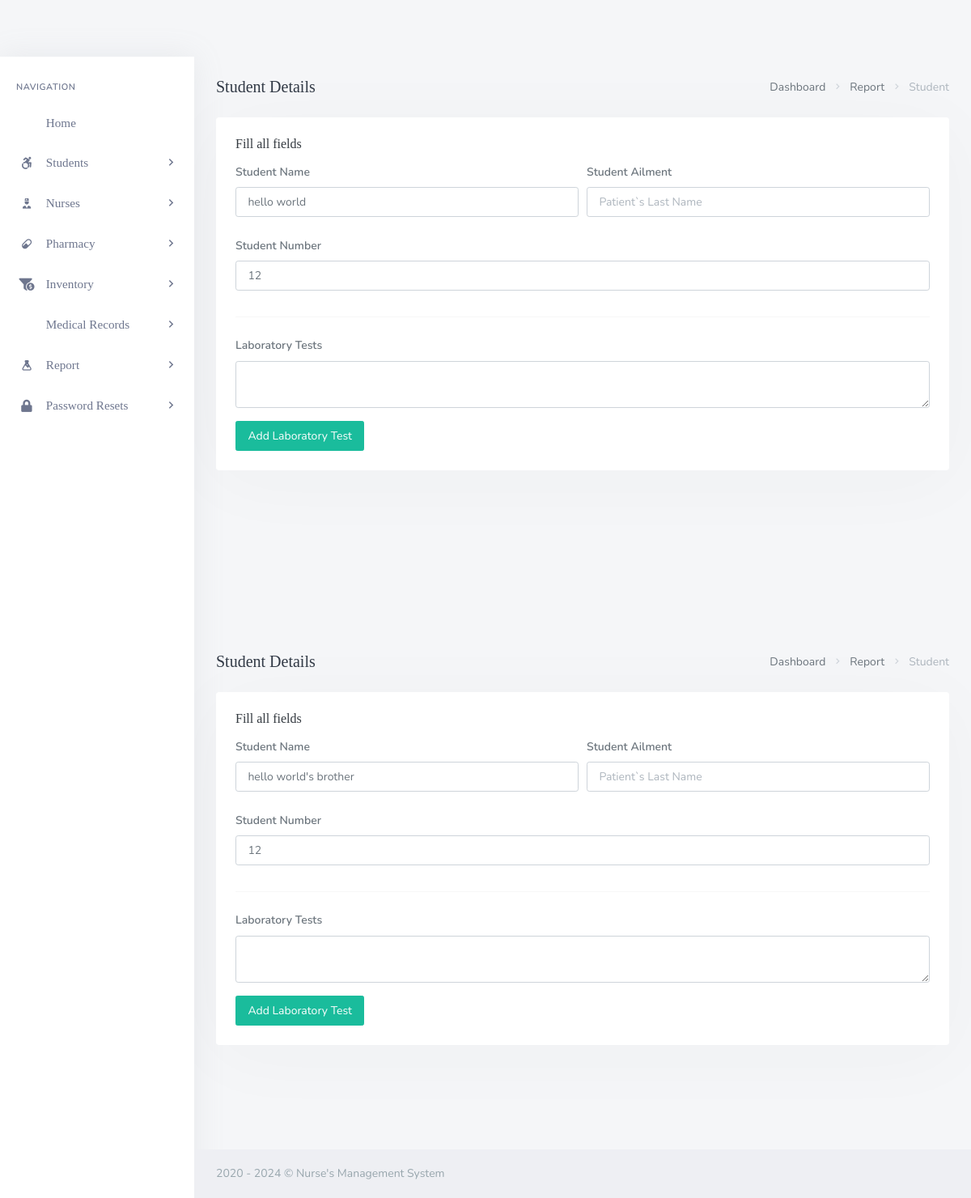
The page /backend/admin/his_admin_add_single_lab_test.php?pat_number=12 on the database its author committed.
### tables this page shows
CREATE TABLE `his_patients` (
  `pat_id` int(20) NOT NULL,
  `pat_fname` varchar(200) DEFAULT NULL,
  `pat_lname` varchar(200) DEFAULT NULL,
  `pat_dob` varchar(200) DEFAULT NULL,
  `pat_age` varchar(200) DEFAULT NULL,
  `pat_number` varchar(200) DEFAULT NULL,
  `pat_addr` varchar(200) DEFAULT NULL,
  `pat_phone` varchar(200) DEFAULT NULL,
  `pat_type` varchar(200) DEFAULT NULL,
  `pat_date_joined` timestamp(6) NOT NULL DEFAULT current_timestamp(6) ON UPDATE current_timestamp(6),
  `pat_ailment` varchar(200) DEFAULT NULL,
  `pat_discharge_status` varchar(200) DEFAULT NULL
);

### backend/admin/his_admin_add_single_lab_test.php (the view, shortened to what this page needs)
<?php
	include('assets/inc/config.php');
?>
<!DOCTYPE html>
<html lang="en">
    <?php include('assets/inc/head.php');?>
    <body>
        <div id="wrapper">
            <?php include("assets/inc/sidebar.php");?>
            <?php
                $pat_number = $_GET['pat_number'];
                $ret="SELECT  * FROM his_patients WHERE pat_number=?";
                $stmt= $mysqli->prepare($ret) ;
                $stmt->bind_param('s',$pat_number);
                $stmt->execute() ;
                $res=$stmt->get_result();
                while($row=$res->fetch_object())
                {
            ?>
                <div class="content-page">
                    <div class="content">
                        <div class="container-fluid">
                            <div class="row">
                                <div class="col-12">
                                    <div class="page-title-box">
                                        <div class="page-title-right">
                                            <ol class="breadcrumb m-0">
                                                <li class="breadcrumb-item"><a href="his_admin_dashboard.php">Dashboard</a></li>
                                                <li class="breadcrumb-item"><a href="javascript: void(0);">Report</a></li>
                                                <li class="breadcrumb-item active">Student</li>
                                            </ol>
                                        </div>
                                        <h4 class="page-title">Student Details</h4>
                                    </div>
                                </div>
                            </div>
                            <div class="row">
                                <div class="col-12">
                                    <div class="card">
                                        <div class="card-body">
                                            <h4 class="header-title">Fill all fields</h4>
                                            <form method="post">
                                                <div class="form-row">
                                                    <div class="form-group col-md-6">
                                                        <label for="inputEmail4" class="col-form-label">Student Name</label>
                                                        <input type="text" required="required" readonly name="lab_pat_name" value="<?php echo $row->pat_fname;?> <?php echo $row->pat_lname;?>" class="form-control" id="inputEmail4" placeholder="Patient's First Name">
                                                    </div>
                                                    <div class="form-group col-md-6">
                                                        <label for="inputPassword4" class="col-form-label">Student Ailment</label>
                                                        <input required="required" type="text" readonly name="lab_pat_ailment" value="<?php echo $row->pat_ailment;?>" class="form-control"  id="inputPassword4" placeholder="Patient`s Last Name">
                                                    </div>
                                                </div>
                                                <div class="form-row">
                                                    <div class="form-group col-md-12">
                                                        <label for="inputEmail4" class="col-form-label">Student Number</label>
                                                        <input type="text" required="required" readonly name="lab_pat_number" value="<?php echo $row->pat_number;?>" class="form-control" id="inputEmail4" placeholder="DD/MM/YYYY">
                                                    </div>
                                                </div>
                                                <hr>
                                                <div class="form-group">
                                                        <label for="inputAddress" class="col-form-label">Laboratory Tests</label>
                                                        <textarea required="required"  type="text" class="form-control" name="lab_pat_tests" id="editor"></textarea>
                                                </div>
                                                <button type="submit" name="add_patient_lab_test" class="ladda-button btn btn-success" data-style="expand-right">Add Laboratory Test</button>
                                            </form>
                                        </div>
                                    </div>
                                </div>
                            </div>
                        </div>
                    </div>
                    <?php include('assets/inc/footer.php');?>
                </div>
            <?php }?>
        </div>
    </body>
</html>

### backend/admin/assets/inc/footer.php
<footer class="footer">
    <div class="container-fluid">
        <div class="row">
            <div class="col-md-12">
                2020 - <?php echo date('Y'); ?> &copy; Nurse's Management System</a>
            </div>
        </div>
    </div>
</footer>

### rows shown on the page
his_patients: lab_pat_name "hello world", lab_pat_number "12"
his_patients: lab_pat_name "hello world's brother", lab_pat_number "12"
